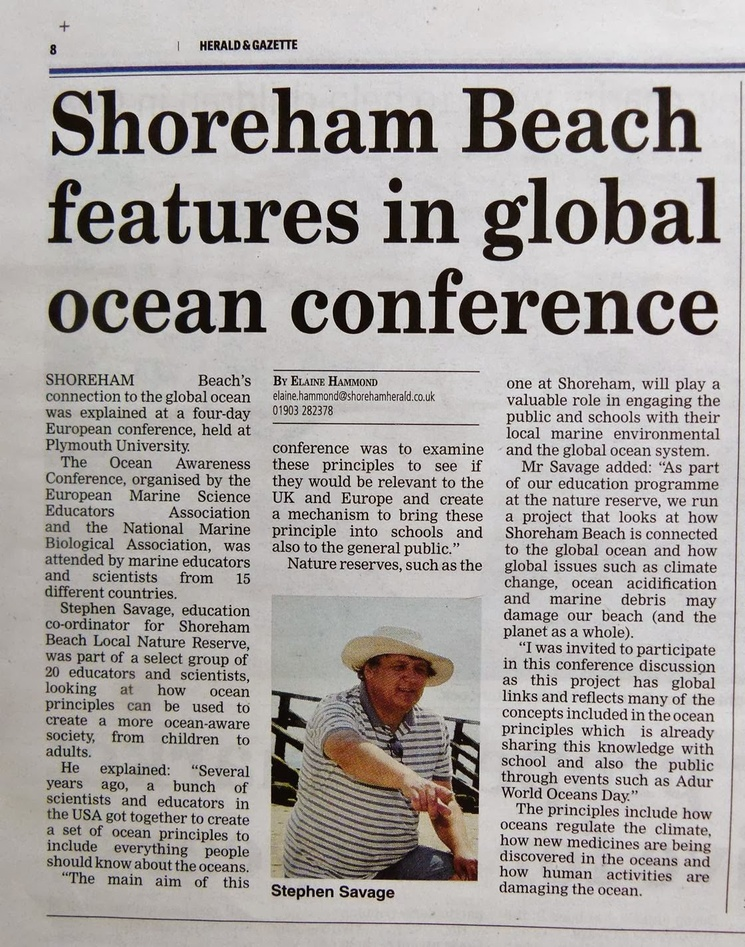
#> input picture Week 4 resources/Week 4 Session 2/Tes/News.jpg, 745 x 947 px, shrunk from 1120 x 1423 before the run
$ python Tes.py
#> lines starting #> are read from the running program, lines starting #| are printed output that depends on the picture; after the words box and inside, x2 and y2 are one past the last pixel; in counts of white or black regions, pixels touching at a corner belong together
#> the answer given: News.jpg
#> further down, img is the input picture: PIL image 745x947 RGB; mean R, G, B 169.7, 165, 163
### Week 4 resources/Week 4 Session 2/Tes/bina.py
def binarize(image_to_transform, threshold):
    # now, lets convert that image to a single greyscale image using convert()
#> called with threshold = 50
    output_image=image_to_transform.convert("L")
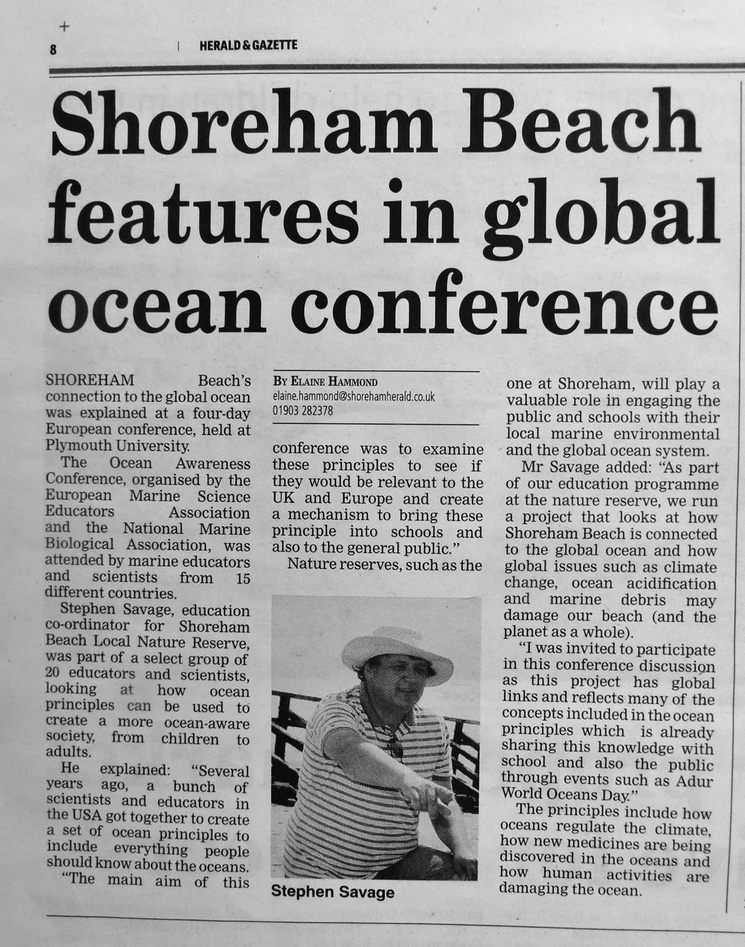
#> output_image: PIL image 745x947 L; min 0, max 254, mean 166.2
    # the threshold value is usually provided as a number between 0 and 255, which
    # is the number of bits in a byte.
    # the algorithm for the binarization is pretty simple, go through every pixel in the
    # image and, if it's greater than the threshold, turn it all the way up (255), and
    # if it's lower than the threshold, turn it all the way down (0).
    # so lets write this in code. First, we need to iterate over all of the pixels in the
    # image we want to work with
    for x in range(output_image.width):
        for y in range(output_image.height):
            # for the given pixel at w,h, lets check its value against the threshold
            if output_image.getpixel((x,y))< threshold: #note that the first parameter is actually a tuple object
                # lets set this to zero
                output_image.putpixel( (x,y), 0 )
            else:
                # otherwise lets set this to 255
                output_image.putpixel( (x,y), 255 )
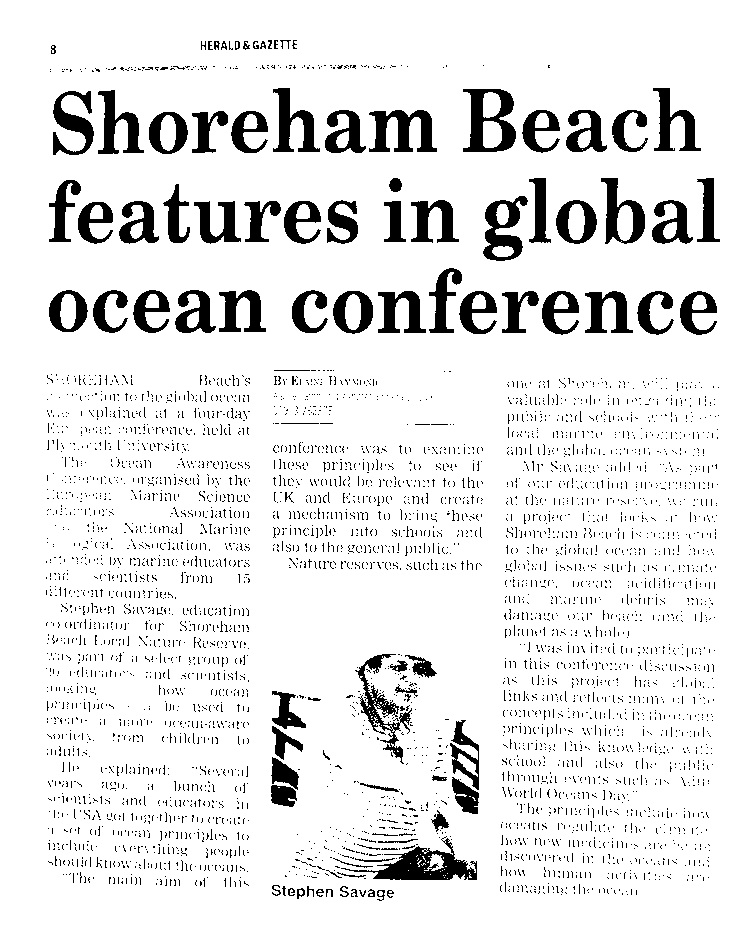
#> output_image: PIL image 745x947 L; 90.4% white; 4656 black regions (4554 under 20 px), largest, box (x1, y1, x2, y2) and area: (341, 836, 477, 880) 2101, (463, 89, 516, 152) 1736, (369, 110, 437, 152) 1600
    #now we just return the new image
    return output_image

### Week 4 resources/Week 4 Session 2/Tes/Tes.py
from PIL import Image
import pytesseract as tess
tess.pytesseract.tesseract_cmd=r'D:\Python\Tesseract\tesseract.exe'
name=input("Name of Image:")
from bina import binarize
img=Image.open(name)
#img=img.convert('L')
#img=img.convert('1')
#Image._show(img)
img=binarize(img,50)
Image._show(img)
#> (the run stopped early here; a loop or call above may not have finished)
